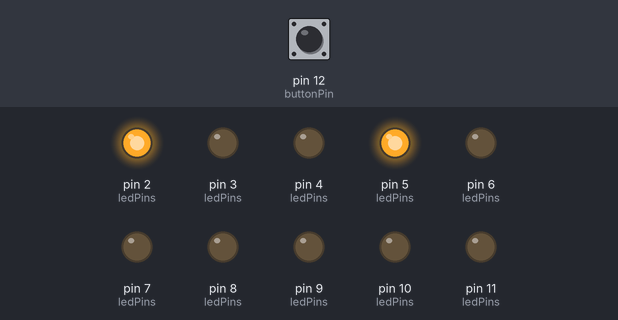
A sketch run on a simulated Arduino Uno, built with avr-gcc and run on an emulated ATmega328P. Parts: output pins drawn as LEDs (lit = HIGH). The inputs (shaded band) are chosen by the test bench; at power-on: pin 12 (buttonPin) LOW. Random numbers use the default seed unless the sketch sets one. At 1.8 s the program stops and its outputs stay as they are.

Above: at 0.2 s.
At 0.9 s:
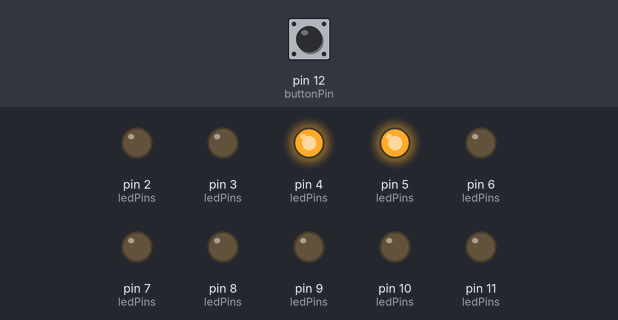
At 1.35 s:
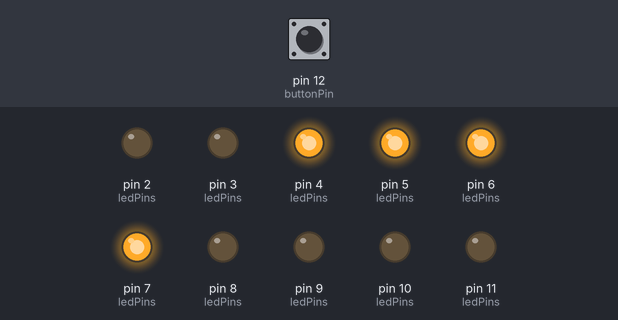
At 1.8 s:
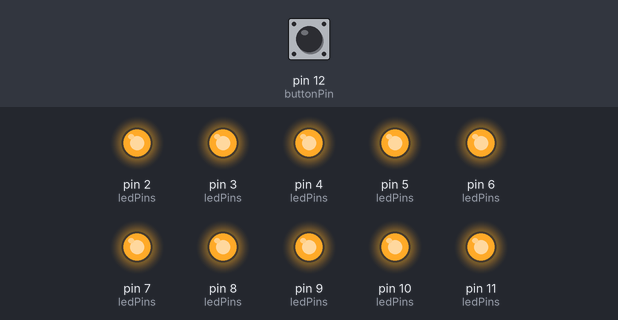
Timing chart, 0 to 3.3 s (numbered marks = the images above):
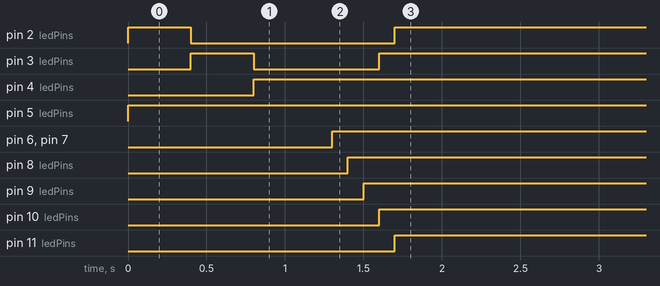

Measured:
- by itself, pin 2 (ledPins): LOW → HIGH at 0.00 s, → LOW 0.40 s later, → HIGH 1.3 s later
- by itself, pin 3 (ledPins): LOW → HIGH at 0.40 s, → LOW 0.40 s later, → HIGH 0.80 s later
- by itself, pin 4 (ledPins): LOW → HIGH at 0.80 s
- by itself, pin 5 (ledPins): LOW → HIGH at 0.00 s
- by itself, pin 6 (ledPins), pin 7 (ledPins): LOW → HIGH at 1.3 s
- by itself, pin 8 (ledPins): LOW → HIGH at 1.4 s
- by itself, pin 9 (ledPins): LOW → HIGH at 1.5 s
- by itself, pin 10 (ledPins): LOW → HIGH at 1.6 s

The sketch:

JogoDoDino.ino
```cpp
// Definir número de linhas e colunas para a matriz de LEDs
const int rows = 2;
const int cols = 5;

// Definir os pinos dos LEDs e do botão
const int ledPins[rows][cols] = {
  {2, 3, 4, 5, 6},      // Linha 1 dos LEDs (conectados às portas 2-6 do Arduino)
  {11, 10, 9, 8, 7}     // Linha 2 dos LEDs (conectados às portas 11-7 do Arduino)
};

const int buttonPin = 12;  // Pino do botão (conectado à porta 12 do Arduino)

// Matriz 2D para representar os estados dos LEDs (ligado/desligado)
bool ledState[rows][cols] = {false};

// Posição e estado do Dino
int dinoRow = 0;        // Dino começa na linha 0
int dinoCol = 3;        // Dino começa na coluna 3
bool dinoAlive = true;  // Flag que indica se o Dino está vivo

// Cactos
int cacti[cols];        // Array que armazena a posição dos cactos em cada coluna
int cactusBuffer = 0;   // Buffer para gerar novos cactos

// Variáveis de controle do jogo
int gameState = false;  // Estado inicial do jogo (false = não iniciado)
int jumpState = false;  // Estado do pulo (false = não pulando)
int jumpTimer = 0;      // Temporizador para controlar a duração do pulo

void setup() {
  Serial.begin(9600);  // Iniciar comunicação serial para debug

  // Inicializar os pinos dos LEDs como OUTPUT (saída)
  for (int i = 0; i < rows; i++) {
    for (int j = 0; j < cols; j++) {
      pinMode(ledPins[i][j], OUTPUT);
      digitalWrite(ledPins[i][j], LOW); // Apagar todos os LEDs inicialmente
    }
  }

  // Inicializar o pino do botão como INPUT (entrada)
  pinMode(buttonPin, INPUT);

  // Inicializar array de cactos (todos inicialmente desligados)
  for (int col = 0; col < cols; col++) {
    cacti[col] = 0;
  }
}

// Função para acender um LED em uma determinada linha e coluna
void turnOnLED(int row, int col) {
  if (row >= 0 && row < rows && col >= 0 && col < cols) {
    digitalWrite(ledPins[row][col], HIGH);
    ledState[row][col] = true;
  }
}

// Função para apagar um LED em uma determinada linha e coluna
void turnOffLED(int row, int col) {
  if (row >= 0 && row < rows && col >= 0 && col < cols) {
    digitalWrite(ledPins[row][col], LOW);
    ledState[row][col] = false;
  }
}

// Função para acender todos os LEDs (usado quando o Dino colide)
void turnOnLEDS() {
  for (int col = cols; col >= 0; col--) {
    turnOnLED(0, col);
    turnOnLED(1, col);
    delay(100);  // Pequena pausa para efeito visual
  }
}

// Função para apagar todos os LEDs
void turnOffLEDS() {
  for (int col = 0; col < cols; col++) {
    turnOffLED(0, col);
    turnOffLED(1, col);
  }
}

// Função para atualizar o estado dos LEDs na matriz
void refreshLEDS() {
  turnOffLEDS();  // Apagar todos os LEDs antes de atualizar

  // Desenhar o Dino na posição atual
  turnOnLED(dinoRow, dinoCol);

  // Desenhar os cactos nas posições atuais
  for (int col = 0; col < cols; col++) {
    if (cacti[col] > 0 ) {  // Se houver um cacto na coluna, acender o LED correspondente
      turnOnLED(0, col);
    }
  }
}

// Função que controla o pulo do Dino
void jump() {
  if (digitalRead(buttonPin) == HIGH && !jumpState) { // Se o botão for pressionado e o Dino não estiver a pular
    jumpState = true;   // Ativar estado de pulo
    jumpTimer = 1;      // Iniciar temporizador do pulo
    dinoRow++;          // Mover Dino para a linha de cima
  } else if (jumpState) { // Se o Dino estiver a pular
    if (dinoRow != 0) {  // Se o Dino estiver no chão
      if (jumpTimer > 0) {
        jumpTimer--;     // Contar o tempo de pulo
      } else {
        jumpState = false;  // Se o tempo de pulo acabar, desativar o pulo
        dinoRow--;          // Mover Dino de volta para o chão
      }
    }
  }
}

// Função que verifica se o Dino colidiu com um cacto
void checkCollision() {
  if (dinoRow == 0) {  // Verifica colisão apenas se o Dino estiver no chão
    for (int col = 0; col < cols; col++) {
      if (cacti[col] > 0 && col == dinoCol) {  // Se houver um cacto na mesma posição que o Dino
        turnOnLEDS();  // Acender todos os LEDs (indica colisão)
        while (true) {}  // Parar o jogo (loop infinito)
      }
    }
  }
}

// Função para animar o movimento dos cactos
void animateCacti() {
  for (int col = cols - 1; col > 0; col--) {
    cacti[col] = cacti[col - 1];  // Mover cactos para a esquerda
  }
  cacti[0] = 0;  // Limpar a primeira coluna

  // Gerar novos cactos com base no buffer
  if (cactusBuffer == 0) {
    cacti[0] = 1;  // Criar um novo cacto
    cactusBuffer = random(2, 5);  // Definir buffer para o próximo cacto
  } else cactusBuffer--;  // Diminuir o buffer até o próximo cacto
}

// Função principal do jogo (loop do jogo)
void loop() {
  jump();          // Controlar o pulo do Dino
  animateCacti();  // Mover os cactos
  checkCollision();// Verificar colisões

  refreshLEDS();   // Atualizar os LEDs na matriz
  delay(400);      // Aguardar antes da próxima atualização (controla a velocidade do jogo)
}
```
